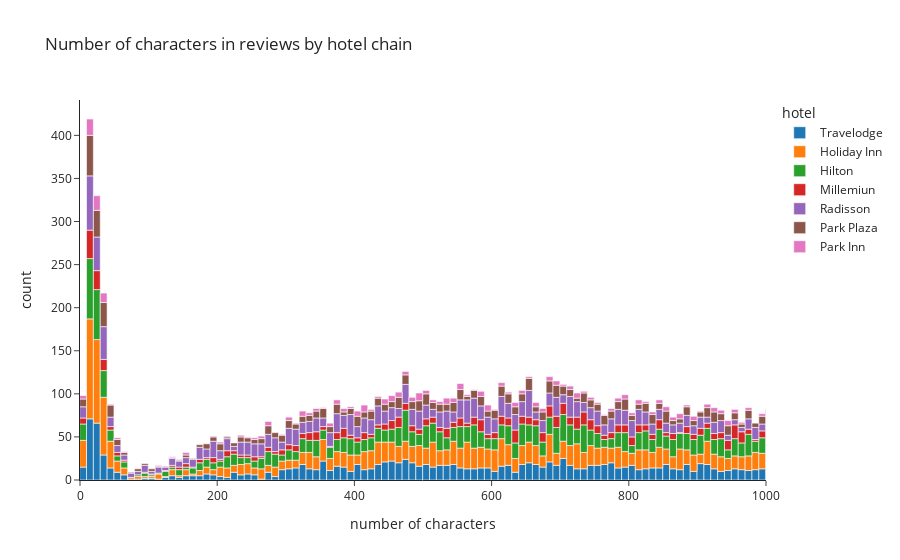

The cell this chart's notebook holds for it:
### Code cell
# レビューの文字数の分布をホテルチェーン別に可視化.
fig = px.histogram(df,
                   x='reviews_len',
                   color = 'hotel',
                   nbins=500,
                   range_x=[0, 1000],
                   labels={'reviews_len': 'number of characters', 'percent': 'share of reviews, %'},
                   title='Number of characters in reviews by hotel chain')
fig

### Figure 1 — Plotly figure (JSON) as saved in the notebook; plotly's stock layout.template omitted (floating-point values rounded to 4 significant figures; data arrays with more than 128 entries replaced by an {"elided": "..."} marker saying what was removed)
{"data": [{"bingroup": "x", "hovertemplate": "hotel=Travelodge<br>number of characters=%{x}<br>count=%{y}<extra></extra>", "legendgroup": "Travelodge", "marker": {"color": "#1F77B4", "pattern": {"shape": ""}}, "name": "Travelodge", "nbinsx": 500, "orientation": "v", "showlegend": true, "type": "histogram", "x": {"elided": "2178 float values"}, "xaxis": "x", "yaxis": "y"}, {"bingroup": "x", "hovertemplate": "hotel=Holiday Inn<br>number of characters=%{x}<br>count=%{y}<extra></extra>", "legendgroup": "Holiday Inn", "marker": {"color": "#FF7F0E", "pattern": {"shape": ""}}, "name": "Holiday Inn", "nbinsx": 500, "orientation": "v", "showlegend": true, "type": "histogram", "x": {"elided": "2844 float values"}, "xaxis": "x", "yaxis": "y"}, {"bingroup": "x", "hovertemplate": "hotel=Hilton<br>number of characters=%{x}<br>count=%{y}<extra></extra>", "legendgroup": "Hilton", "marker": {"color": "#2CA02C", "pattern": {"shape": ""}}, "name": "Hilton", "nbinsx": 500, "orientation": "v", "showlegend": true, "type": "histogram", "x": {"elided": "2671 float values"}, "xaxis": "x", "yaxis": "y"}, {"bingroup": "x", "hovertemplate": "hotel=Millemiun<br>number of characters=%{x}<br>count=%{y}<extra></extra>", "legendgroup": "Millemiun", "marker": {"color": "#D62728", "pattern": {"shape": ""}}, "name": "Millemiun", "nbinsx": 500, "orientation": "v", "showlegend": true, "type": "histogram", "x": {"elided": "1209 float values"}, "xaxis": "x", "yaxis": "y"}, {"bingroup": "x", "hovertemplate": "hotel=Radisson<br>number of characters=%{x}<br>count=%{y}<extra></extra>", "legendgroup": "Radisson", "marker": {"color": "#9467BD", "pattern": {"shape": ""}}, "name": "Radisson", "nbinsx": 500, "orientation": "v", "showlegend": true, "type": "histogram", "x": {"elided": "2103 float values"}, "xaxis": "x", "yaxis": "y"}, {"bingroup": "x", "hovertemplate": "hotel=Park Plaza<br>number of characters=%{x}<br>count=%{y}<extra></extra>", "legendgroup": "Park Plaza", "marker": {"color": "#8C564B", "pattern": {"shape": ""}}, "name": "Park Plaza", "nbinsx": 500, "orientation": "v", "showlegend": true, "type": "histogram", "x": {"elided": "1346 float values"}, "xaxis": "x", "yaxis": "y"}, {"bingroup": "x", "hovertemplate": "hotel=Park Inn<br>number of characters=%{x}<br>count=%{y}<extra></extra>", "legendgroup": "Park Inn", "marker": {"color": "#E377C2", "pattern": {"shape": ""}}, "name": "Park Inn", "nbinsx": 500, "orientation": "v", "showlegend": true, "type": "histogram", "x": {"elided": "539 float values"}, "xaxis": "x", "yaxis": "y"}], "layout": {"barmode": "relative", "legend": {"title": {"text": "hotel"}, "tracegroupgap": 0}, "title": {"text": "Number of characters in reviews by hotel chain"}, "xaxis": {"anchor": "y", "domain": [0, 1], "range": [0, 1000], "title": {"text": "number of characters"}}, "yaxis": {"anchor": "x", "domain": [0, 1], "title": {"text": "count"}}}}
